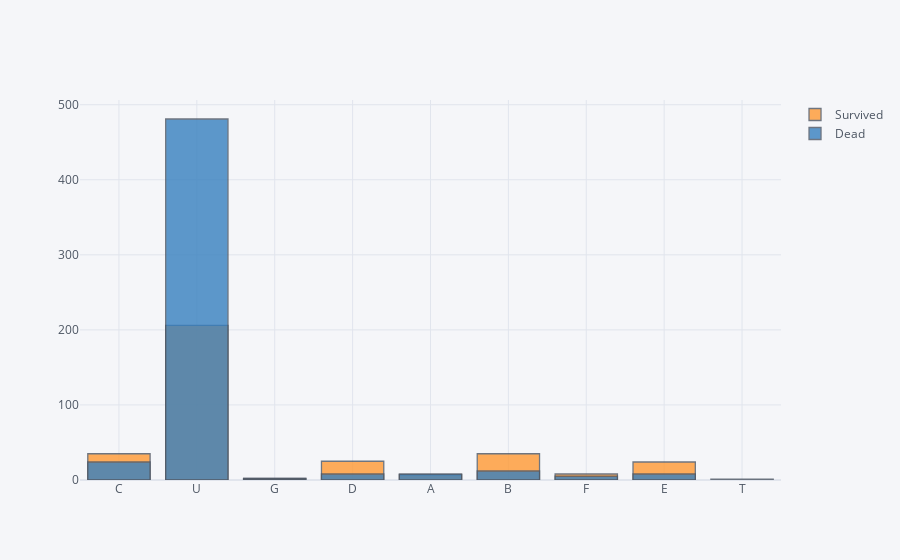

Here is the notebook cell this chart was saved with:
### Code cell
import chart_studio.plotly as py
import cufflinks as cf
cf.go_offline(connected=True)

survived = train[train['Survived']==1]['Cabin']
dead = train[train['Survived']==0]['Cabin']
df_temp1 = pd.concat([survived,dead], axis=1, keys=['Survived', 'Dead'])
df_temp1.iplot(kind='histogram')

### Figure 1 — Plotly figure (JSON) as saved in the notebook; plotly's stock layout.template omitted (floating-point values rounded to 4 significant figures; data arrays with more than 128 entries replaced by an {"elided": "..."} marker saying what was removed)
{"data": [{"histfunc": "count", "histnorm": "", "marker": {"color": "rgba(255, 153, 51, 1.0)", "line": {"color": "#4D5663", "width": 1.3}}, "name": "Survived", "opacity": 0.8, "orientation": "v", "type": "histogram", "x": {"elided": "891 str values"}}, {"histfunc": "count", "histnorm": "", "marker": {"color": "rgba(55, 128, 191, 1.0)", "line": {"color": "#4D5663", "width": 1.3}}, "name": "Dead", "opacity": 0.8, "orientation": "v", "type": "histogram", "x": {"elided": "891 str values"}}], "layout": {"barmode": "overlay", "legend": {"bgcolor": "#F5F6F9", "font": {"color": "#4D5663"}}, "paper_bgcolor": "#F5F6F9", "plot_bgcolor": "#F5F6F9", "title": {"font": {"color": "#4D5663"}}, "xaxis": {"gridcolor": "#E1E5ED", "showgrid": true, "tickfont": {"color": "#4D5663"}, "title": {"font": {"color": "#4D5663"}, "text": ""}, "zerolinecolor": "#E1E5ED"}, "yaxis": {"gridcolor": "#E1E5ED", "showgrid": true, "tickfont": {"color": "#4D5663"}, "title": {"font": {"color": "#4D5663"}, "text": ""}, "zerolinecolor": "#E1E5ED"}}}
